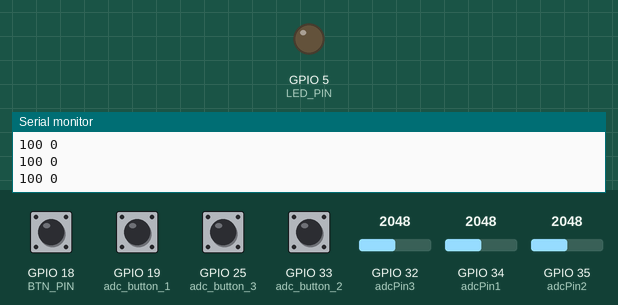
The sketch below on a simulated ESP32. On the bench: output pins drawn as LEDs (lit = HIGH), the last lines printed to the serial monitor. The inputs (shaded band) are chosen by the test bench; at power-on: GPIO 18 (BTN_PIN), GPIO 19 (adc_button_1), GPIO 25 (adc_button_3), GPIO 33 (adc_button_2) HIGH, GPIO 32 (adcPin3) = 2048, GPIO 34 (adcPin1) = 2048, GPIO 35 (adcPin2) = 2048.

Above: at 1.2 s.
1.3 s: GPIO 18 (BTN_PIN) pulled LOW for 0.15 s
At 1.7 s:
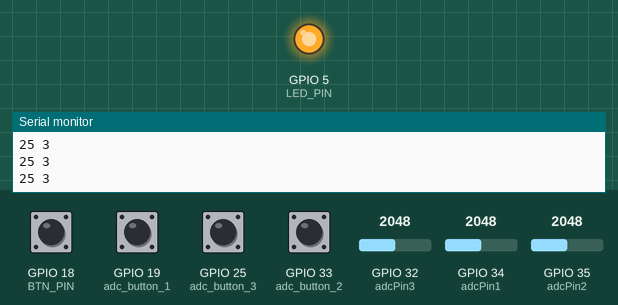
2.9 s: GPIO 18 (BTN_PIN) pulled LOW for 1 s
At 4.1 s:
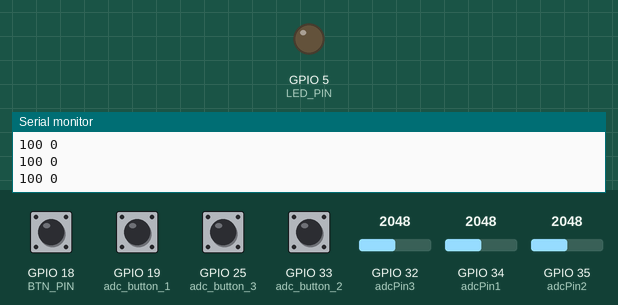
Timing chart, 0 to 5.9 s (numbered marks = the images above; inputs shaded):
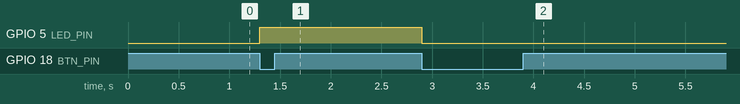

The sketch:

main.c.ino
```cpp
#include "bsp.h"

#include <freertos/FreeRTOS.h>
#include <freertos/task.h>
#include <freertos/semphr.h>

#define LED_PIN 5
#define BTN_PIN 18 // boton de encendido
const int adcPin1 = 34; // ADC1
const int adcPin2 = 35; // ADC2
const int adcPin3 = 32; // ADC3
const int adc_button_1 = 19; // pines de botones
const int adc_button_2 = 33;
const int adc_button_3 = 25;
volatile bool ADC_pin1_active = true; // banderas para saber si estan activos los botones
volatile bool ADC_pin2_active = true;
volatile bool ADC_pin3_active = true;
volatile int pressedButton = -1; // Identifica el botón presionado
volatile bool buttonPressed = false;

TaskHandle_t Handle_ADC_Tarea_1 = NULL; // Handle de las tareas para poder suspenderlas y resumirlas
TaskHandle_t Handle_ADC_Tarea_2 = NULL;
TaskHandle_t Handle_ADC_Tarea_3 = NULL;

void setup() {

  gpio_config(LED_PIN, OUTPUT); // Configura el pin del LED como salida
  gpio_config(BTN_PIN, INPUT_PULLUP); // Configura el pin del botón como entrada
  gpio_config(adc_button_1, INPUT_PULLUP); // entrada a botones para desactivar sensores de temp con pullup
  gpio_config(adc_button_2, INPUT_PULLUP);
  gpio_config(adc_button_3, INPUT_PULLUP);
  gpio_config(adcPin1, INPUT); // entrada de los sensores
  gpio_config(adcPin2, INPUT);
  gpio_config(adcPin3, INPUT);
  serial_init(115200);    // Inicializa la comunicación serial
  adc_init(); // Inicializa el ADC

  attachInterrupt(digitalPinToInterrupt(BTN_PIN), ISR_button1, FALLING); // interrupcion para boton de encendido
  attachInterrupt(digitalPinToInterrupt(adc_button_1), ISR_button2, FALLING); // interrupciones para desactivar sensores de temp
  attachInterrupt(digitalPinToInterrupt(adc_button_2), ISR_button3, FALLING);
  attachInterrupt(digitalPinToInterrupt(adc_button_3), ISR_button4, FALLING);

  xTaskCreate(led_task, "LED Task", 1000, NULL, 1, NULL);
  xTaskCreate(leerADC, "Tarea ADC1", 2048, NULL, 2, &Handle_ADC_Tarea_1); // instanciar 3 tareas para leer ADC
  xTaskCreate(leerADC, "Tarea ADC2", 2048, NULL, 2, &Handle_ADC_Tarea_2);
  xTaskCreate(leerADC, "Tarea ADC3", 2048, NULL, 2, &Handle_ADC_Tarea_3);

}

void loop() { }

void leerADC(void *parameter) {
  String lectura;
  int retardo = 100;

  while(true){
    if(buttonPressed){
      if (ADC_pin1_active) { // si esta activo el ADC 1
        lectura = String(map(adc_read(adcPin1), 0, 4095, 0, 50)) + " " + "1"; // mandar lectura de temp y de pantalla
        serial_write(lectura.c_str());
      }
      else { serial_write("100 1"); } // si no esta activo el sensor mandar codigo 100 para indicar no activo y numero de sensor no activo
      vTaskDelay(pdMS_TO_TICKS(retardo));

      if (ADC_pin2_active ) { // si esta activo el ADC 2
        lectura = String(map(adc_read(adcPin2), 0, 4095, 0, 50)) + " " + "2"; // mandar lectura de temp y de pantalla
        serial_write(lectura.c_str());
      }
      else { serial_write("100 2"); } // si no esta activo el sensor mandar codigo 100 para indicar no activo y numero de sensor no activo
      vTaskDelay(pdMS_TO_TICKS(retardo));

      if (ADC_pin3_active ) { // si esta activo el ADC 3
        lectura = String(map(adc_read(adcPin3), 0, 4095, 0, 50)) + " " + "3"; // mandar lectura de temp y de pantalla
        serial_write(lectura.c_str());
      }
      else { serial_write("100 3"); } // si no esta activo el sensor mandar codigo 100 para indicar no activo y numero de sensor no activo
      vTaskDelay(pdMS_TO_TICKS(retardo));
    }
    else{ serial_write("100 0");} // si no esta activo ningun sensor mandar codigo 100 para indicar no activo y numero 0 para todos los sensores

    vTaskDelay(pdMS_TO_TICKS(retardo)); // Delay
  }
}

void led_task(void *pvParameters) {
  bool ADC_1_suspended = false;
  bool ADC_2_suspended = false;
  bool ADC_3_suspended = false;

  for (;;) {
    if(buttonPressed){ gpio_write(LED_PIN, HIGH); }
    else{ gpio_write(LED_PIN, LOW); }

    if(ADC_pin1_active && ADC_1_suspended){ vTaskResume(Handle_ADC_Tarea_1); ADC_1_suspended = false;} // Resumir la tarea suspendida
    else if(!ADC_pin1_active){ vTaskSuspend(Handle_ADC_Tarea_1); ADC_1_suspended = true;} // bloquear tarea 1

    if(ADC_pin2_active && ADC_2_suspended){ vTaskResume(Handle_ADC_Tarea_2); ADC_2_suspended = false;} // Resumir la tarea suspendida
    else if(!ADC_pin2_active){ vTaskSuspend(Handle_ADC_Tarea_2); ADC_2_suspended = true;} // bloquear tarea 2

    if(ADC_pin3_active && ADC_3_suspended){ vTaskResume(Handle_ADC_Tarea_3); ADC_3_suspended = false;} // Resumir la tarea suspendida
    else if(!ADC_pin3_active){ vTaskSuspend(Handle_ADC_Tarea_3); ADC_3_suspended = true;} // bloquear tarea 3

    vTaskDelay(pdMS_TO_TICKS(100)); // Espera 100 ms
  }
}

// ISR para el botón 1 (BTN_PIN)
void ISR_button1() {
  pressedButton = 0;
  handleButtonPress();
}

// ISR para el botón adc_button_1
void ISR_button2() {
  pressedButton = 1;
  handleButtonPress();
}

// ISR para el botón adc_button_2
void ISR_button3() {
  pressedButton = 2;
  handleButtonPress();
}

// ISR para el botón adc_button_3
void ISR_button4() {
  pressedButton = 3;
  handleButtonPress();
}

void handleButtonPress() { // rutina para evitar rebotes en todos los botones
  static unsigned long lastPressTime = 0;
  unsigned long currentTime = millis();
  if (currentTime - lastPressTime > 200) {
    switch (pressedButton) {
      case 0: buttonPressed = !buttonPressed; break;
      case 1: ADC_pin1_active = !ADC_pin1_active; break;
      case 2: ADC_pin2_active = !ADC_pin2_active; break;
      case 3: ADC_pin3_active = !ADC_pin3_active; break;
    }
    lastPressTime = currentTime;
  }
}
```

adc.c
```cpp
#ifdef ARDUINO_BSP

  #include <wiring_private.h>
  #include <pins_arduino.h>

  void adc_write_arduino(uint8_t pin, int val);
  int adc_read_arduino(uint8_t pin);
  #define adc_write(pin, val) adc_write_arduino(pin, val)
  #define adc_read(pin) adc_read_arduino(pin)


  uint8_t analog_reference = DEFAULT;

  void analogReference(uint8_t mode)
  {
    // can't actually set the register here because the default setting
    // will connect AVCC and the AREF pin, which would cause a short if
    // there's something connected to AREF.
    analog_reference = mode;
  }

  int adc_read_arduino(uint8_t pin)
  {

  #if defined(analogPinToChannel)
  #if defined(__AVR_ATmega32U4__)
    if (pin >= 18) pin -= 18; // allow for channel or pin numbers
  #endif
    pin = analogPinToChannel(pin);
  #elif defined(__AVR_ATmega1280__) || defined(__AVR_ATmega2560__)
    if (pin >= 54) pin -= 54; // allow for channel or pin numbers
  #elif defined(__AVR_ATmega32U4__)
    if (pin >= 18) pin -= 18; // allow for channel or pin numbers
  #elif defined(__AVR_ATmega1284__) || defined(__AVR_ATmega1284P__) || defined(__AVR_ATmega644__) || defined(__AVR_ATmega644A__) || defined(__AVR_ATmega644P__) || defined(__AVR_ATmega644PA__)
    if (pin >= 24) pin -= 24; // allow for channel or pin numbers
  #else
    if (pin >= 14) pin -= 14; // allow for channel or pin numbers
  #endif

  #if defined(ADCSRB) && defined(MUX5)
    // the MUX5 bit of ADCSRB selects whether we're reading from channels
    // 0 to 7 (MUX5 low) or 8 to 15 (MUX5 high).
    ADCSRB = (ADCSRB & ~(1 << MUX5)) | (((pin >> 3) & 0x01) << MUX5);
  #endif

    // set the analog reference (high two bits of ADMUX) and select the
    // channel (low 4 bits).  this also sets ADLAR (left-adjust result)
    // to 0 (the default).
  #if defined(ADMUX)
  #if defined(__AVR_ATtiny25__) || defined(__AVR_ATtiny45__) || defined(__AVR_ATtiny85__)
    ADMUX = (analog_reference << 4) | (pin & 0x07);
  #else
    ADMUX = (analog_reference << 6) | (pin & 0x07);
  #endif
  #endif

    // without a delay, we seem to read from the wrong channel
    //delay(1);

  #if defined(ADCSRA) && defined(ADC)
    // start the conversion
    sbi(ADCSRA, ADSC);

    // ADSC is cleared when the conversion finishes
    while (bit_is_set(ADCSRA, ADSC));

    // ADC macro takes care of reading ADC register.
    // avr-gcc implements the proper reading order: ADCL is read first.
    return ADC;
  #else
    // we dont have an ADC, return 0
    return 0;
  #endif
  }

  // Right now, PWM output only works on the pins with
  // hardware support.  These are defined in the appropriate
  // pins_*.c file.  For the rest of the pins, we default
  // to digital output.
  void adc_write_arduino(uint8_t pin, int val)
  {
    // We need to make sure the PWM output is enabled for those pins
    // that support it, as we turn it off when digitally reading or
    // writing with them.  Also, make sure the pin is in output mode
    // for consistenty with Wiring, which doesn't require a pinMode
    // call for the analog output pins.
    pinMode(pin, OUTPUT);
    if (val == 0)
    {
      digitalWrite(pin, LOW);
    }
    else if (val == 255)
    {
      digitalWrite(pin, HIGH);
    }
    else
    {
      switch(digitalPinToTimer(pin))
      {
        // XXX fix needed for atmega8
        #if defined(TCCR0) && defined(COM00) && !defined(__AVR_ATmega8__)
        case TIMER0A:
          // connect pwm to pin on timer 0
          sbi(TCCR0, COM00);
          OCR0 = val; // set pwm duty
          break;
        #endif

        #if defined(TCCR0A) && defined(COM0A1)
        case TIMER0A:
          // connect pwm to pin on timer 0, channel A
          sbi(TCCR0A, COM0A1);
          OCR0A = val; // set pwm duty
          break;
        #endif

        #if defined(TCCR0A) && defined(COM0B1)
        case TIMER0B:
          // connect pwm to pin on timer 0, channel B
          sbi(TCCR0A, COM0B1);
          OCR0B = val; // set pwm duty
          break;
        #endif

        #if defined(TCCR1A) && defined(COM1A1)
        case TIMER1A:
          // connect pwm to pin on timer 1, channel A
          sbi(TCCR1A, COM1A1);
          OCR1A = val; // set pwm duty
          break;
        #endif

        #if defined(TCCR1A) && defined(COM1B1)
        case TIMER1B:
          // connect pwm to pin on timer 1, channel B
          sbi(TCCR1A, COM1B1);
          OCR1B = val; // set pwm duty
          break;
        #endif

        #if defined(TCCR1A) && defined(COM1C1)
        case TIMER1C:
          // connect pwm to pin on timer 1, channel C
          sbi(TCCR1A, COM1C1);
          OCR1C = val; // set pwm duty
          break;
        #endif

        #if defined(TCCR2) && defined(COM21)
        case TIMER2:
          // connect pwm to pin on timer 2
          sbi(TCCR2, COM21);
          OCR2 = val; // set pwm duty
          break;
        #endif

        #if defined(TCCR2A) && defined(COM2A1)
        case TIMER2A:
          // connect pwm to pin on timer 2, channel A
          sbi(TCCR2A, COM2A1);
          OCR2A = val; // set pwm duty
          break;
        #endif

        #if defined(TCCR2A) && defined(COM2B1)
        case TIMER2B:
          // connect pwm to pin on timer 2, channel B
          sbi(TCCR2A, COM2B1);
          OCR2B = val; // set pwm duty
          break;
        #endif

        #if defined(TCCR3A) && defined(COM3A1)
        case TIMER3A:
          // connect pwm to pin on timer 3, channel A
          sbi(TCCR3A, COM3A1);
          OCR3A = val; // set pwm duty
          break;
        #endif

        #if defined(TCCR3A) && defined(COM3B1)
        case TIMER3B:
          // connect pwm to pin on timer 3, channel B
          sbi(TCCR3A, COM3B1);
          OCR3B = val; // set pwm duty
          break;
        #endif

        #if defined(TCCR3A) && defined(COM3C1)
        case TIMER3C:
          // connect pwm to pin on timer 3, channel C
          sbi(TCCR3A, COM3C1);
          OCR3C = val; // set pwm duty
          break;
        #endif

        #if defined(TCCR4A)
        case TIMER4A:
          //connect pwm to pin on timer 4, channel A
          sbi(TCCR4A, COM4A1);
          #if defined(COM4A0)		// only used on 32U4
          cbi(TCCR4A, COM4A0);
          #endif
          OCR4A = val;	// set pwm duty
          break;
        #endif

        #if defined(TCCR4A) && defined(COM4B1)
        case TIMER4B:
          // connect pwm to pin on timer 4, channel B
          sbi(TCCR4A, COM4B1);
          OCR4B = val; // set pwm duty
          break;
        #endif

        #if defined(TCCR4A) && defined(COM4C1)
        case TIMER4C:
          // connect pwm to pin on timer 4, channel C
          sbi(TCCR4A, COM4C1);
          OCR4C = val; // set pwm duty
          break;
        #endif

        #if defined(TCCR4C) && defined(COM4D1)
        case TIMER4D:
          // connect pwm to pin on timer 4, channel D
          sbi(TCCR4C, COM4D1);
          #if defined(COM4D0)		// only used on 32U4
          cbi(TCCR4C, COM4D0);
          #endif
          OCR4D = val;	// set pwm duty
          break;
        #endif


        #if defined(TCCR5A) && defined(COM5A1)
        case TIMER5A:
          // connect pwm to pin on timer 5, channel A
          sbi(TCCR5A, COM5A1);
          OCR5A = val; // set pwm duty
          break;
        #endif

        #if defined(TCCR5A) && defined(COM5B1)
        case TIMER5B:
          // connect pwm to pin on timer 5, channel B
          sbi(TCCR5A, COM5B1);
          OCR5B = val; // set pwm duty
          break;
        #endif

        #if defined(TCCR5A) && defined(COM5C1)
        case TIMER5C:
          // connect pwm to pin on timer 5, channel C
          sbi(TCCR5A, COM5C1);
          OCR5C = val; // set pwm duty
          break;
        #endif

        case NOT_ON_TIMER:
        default:
          if (val < 128) {
            digitalWrite(pin, LOW);
          } else {
            digitalWrite(pin, HIGH);
          }
      }
    }
  }

#endif

#ifdef ESP_BSP

  #include "driver/adc.h"

  // Define la configuración del ADC
  #define ADC_WIDTH    ADC_WIDTH_BIT_12  // 12 bits de resolución
  #define ADC_ATTEN    ADC_ATTEN_DB_0    // Atenuación de 0 dB
  #define ADC_CHANNEL ADC1_CHANNEL_0    // Canal ADC (puede cambiar según el pin)

  void custom_adc_init() {
      // Configura la resolución del ADC y la atenuación
      adc1_config_width(ADC_WIDTH);
      adc1_config_channel_atten(ADC_CHANNEL, ADC_ATTEN);
  }

  int custom_adc_read(uint8_t pin) {
    // Selecciona el canal ADC
    adc1_channel_t channel1;
    adc2_channel_t channel2;
    bool is_adc1 = true;

    switch (pin) {
        // ADC1 Channels
        case 34: channel1 = ADC1_CHANNEL_6; break; // Pin 34
        case 35: channel1 = ADC1_CHANNEL_7; break; // Pin 35
        case 32: channel1 = ADC1_CHANNEL_4; break; // Pin 32
        case 33: channel1 = ADC1_CHANNEL_5; break; // Pin 33
        case 36: channel1 = ADC1_CHANNEL_0; break; // Pin 36
        case 39: channel1 = ADC1_CHANNEL_3; break; // Pin 39
        case 0:  channel1 = ADC1_CHANNEL_0; break; // Pin 0
        case 2:  channel1 = ADC1_CHANNEL_1; break; // Pin 2
        case 4:  channel1 = ADC1_CHANNEL_2; break; // Pin 4
        case 5:  channel1 = ADC1_CHANNEL_3; break; // Pin 5

        // ADC2 Channels
        case 12: channel2 = ADC2_CHANNEL_0; is_adc1 = false; break; // Pin 12
        case 13: channel2 = ADC2_CHANNEL_1; is_adc1 = false; break; // Pin 13
        case 14: channel2 = ADC2_CHANNEL_2; is_adc1 = false; break; // Pin 14
        case 15: channel2 = ADC2_CHANNEL_3; is_adc1 = false; break; // Pin 15
        case 25: channel2 = ADC2_CHANNEL_8; is_adc1 = false; break; // Pin 25
        case 26: channel2 = ADC2_CHANNEL_9; is_adc1 = false; break; // Pin 26
        case 27: channel2 = ADC2_CHANNEL_7; is_adc1 = false; break; // Pin 27

        default: return -1; // Valor no válido
    }

    // Lee el valor del ADC según el tipo de canal
    if (is_adc1) {
        return adc1_get_raw(channel1);
    } else {
        int adc_val;
        // Usa adc2_get_raw para leer los canales de ADC2
        if (adc2_get_raw(channel2, ADC_WIDTH, &adc_val) == ESP_OK) {
            return adc_val;
        } else {
            return -1; // Error en la lectura
        }
    }
  }

  void custom_adc_write(uint8_t pin, int val) {
      //Ver función de Jose
  }

  #define adc_init() custom_adc_init()
  #define adc_read(pin) custom_adc_read(pin)
  #define adc_write(pin, val) custom_adc_write(pin) // No funcional

#endif
```

bsp.h
```cpp
#ifndef BSP_H
  #define BSP_H

  #include "version.h"
  #include "gpio.c"
  #include "adc.c"
  #include "serial_comunication.h"

#endif 
```

version.h
```cpp
#define ESP_BSP
//#define ARDUINO_BSP 
```

Source omitted: serial_comunication.h (6389 bytes), gpio.c (6678 bytes)

Measured:
- after the input at 1.3 s, GPIO 5 (LED_PIN): LOW → HIGH at once
- after the input at 2.9 s, GPIO 5 (LED_PIN): HIGH → LOW at once
